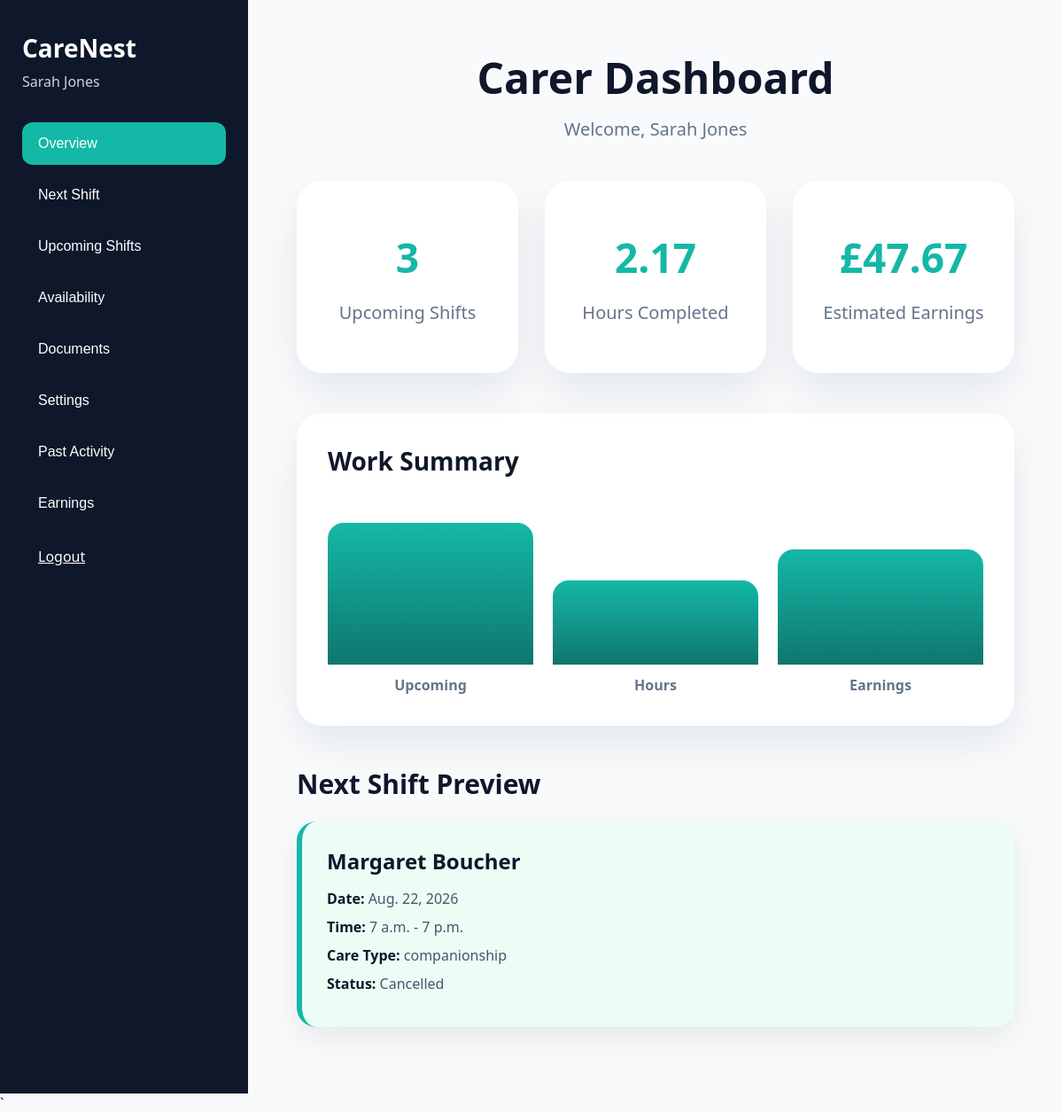
Screenshot of /carer-dashboard/ (signed in) with the database file from the repository.
### carers/models.py (models this page shows, shortened)
class Carer(models.Model):
    user = models.OneToOneField(
        User,
        on_delete=models.CASCADE,
        null=True,
        blank=True,
        related_name='carer_profile'
    )
    GENDER_CHOICES = (
        ('male', 'Male'),
        ('female', 'Female'),
    )
    CARE_TYPES = (
        ('Personal Care', 'Personal Care'),
        ('Dementia Care', 'Dementia Care'),
        ('Companionship', 'Companionship'),
        ('Overnight Care', 'Overnight Care'),
        ('Respite Care', 'Respite Care'),
        ('Learning Disabilities Support', 'Learning Disabilities Support'),
        ('Autism Support', 'Autism Support'),
        ('Live-in Care', 'Live-in Care'),
        ('Mobility Support', 'Mobility Support'),
        ('Domestic Support', 'Domestic Support'),
        ('Shopping & Community Access', 'Shopping & Community Access'),
    )
    care_type = models.CharField(
        max_length=50,
        choices=CARE_TYPES,
        default='Personal Care'
    )
    services_offered = models.JSONField(
        default=list,
        blank=True
    )
    full_name = models.CharField(max_length=100)
    email = models.EmailField(
        blank=True
    )
    photo = models.ImageField(
        upload_to='carers/',
        blank=True,
        null=True
    )
    gender = models.CharField(
        max_length=10,
        choices=GENDER_CHOICES,
        default='female'
    )
    postcode = models.CharField(max_length=20)
    experience_years = models.PositiveIntegerField()
    hourly_rate = models.DecimalField(
        max_digits=8,
        decimal_places=2
    )
    phone_number = models.CharField(
        max_length=20,
        blank=True
    )
    address = models.TextField(
        blank=True
    )
    bio = models.TextField()
    dbs_verified = models.BooleanField(
        default=False
    )

### bookings/models.py (models this page shows, shortened)
class Booking(models.Model):
    CARE_TYPES = (
        ('Personal Care', 'Personal Care'),
        ('Dementia Care', 'Dementia Care'),
        ('Companionship', 'Companionship'),
        ('Overnight Care', 'Overnight Care'),
        ('Respite Care', 'Respite Care'),
        ('Learning Disabilities Support', 'Learning Disabilities Support'),
        ('Autism Support', 'Autism Support'),
        ('Live-in Care', 'Live-in Care'),
        ('Mobility Support', 'Mobility Support'),
        ('Domestic Support', 'Domestic Support'),
        ('Shopping & Community Access', 'Shopping & Community Access'),
    )
    family = models.ForeignKey(
        User,
        on_delete=models.CASCADE,
        null=True,
        blank=True
    )
    client_name = models.CharField(max_length=100)
    client_email = models.EmailField()
    client_phone = models.CharField(
        max_length=20,
        blank=True
    )
    client_address = models.TextField(
        blank=True
    )
    client_postcode = models.CharField(
        max_length=20,
        blank=True
    )
    carer = models.ForeignKey(
        Carer,
        on_delete=models.CASCADE
    )
    care_type = models.CharField(
        max_length=50,
        choices=CARE_TYPES
    )
    booking_date = models.DateField()
    start_time = models.TimeField()
    end_time = models.TimeField()
    STATUS_CHOICES = (
    ('pending', 'Pending'),
    ('confirmed', 'Confirmed'),
    ('completed', 'Completed'),
    ('cancelled', 'Cancelled'),
    )
    status = models.CharField(
    max_length=20,
    choices=STATUS_CHOICES,
    default='pending'
    )
    created_at = models.DateTimeField(
        auto_now_add=True
    )

### carers/views.py (the view, shortened to what this page needs)
# urls.py: path('carer-dashboard/', carer_dashboard, name='carer_dashboard'),
@login_required
def carer_dashboard(request):
    carer = getattr(request.user, 'carer_profile', None)
    if carer is None:
        return render(
            request,
            'carers/not_a_carer.html'
        )
    print("POST RECEIVED")
    availabilities = Availability.objects.filter(
       carer=carer
    ).order_by('date')
    documents = CarerDocument.objects.filter(
        carer=carer
    ).order_by('-uploaded_at')
    document_form = CarerDocumentForm()
    settings_form = CarerSettingsForm(
        instance=carer
    )
    available_dates = []
    unavailable_dates = []
    for availability in availabilities:
        date_string = availability.date.strftime('%Y-%m-%d')
        if availability.status == 'available':
            available_dates.append(date_string)
        else:
            unavailable_dates.append(date_string)
    today = date.today()
    upcoming_bookings = Booking.objects.filter(
        carer=carer,
        booking_date__gte=today
    ).order_by('booking_date', 'start_time')
    past_bookings = Booking.objects.filter(
    carer=carer,
    status='completed'
    ).order_by('-booking_date')
    total_hours = 0
    for booking in past_bookings:
        start_datetime = datetime.combine(
            booking.booking_date,
            booking.start_time
        )
        end_datetime = datetime.combine(
            booking.booking_date,
            booking.end_time
        )
        if end_datetime < start_datetime:
            end_datetime += timedelta(days=1)
    duration = end_datetime - start_datetime
    total_hours += duration.total_seconds() / 3600
    estimated_earnings = total_hours * float(carer.hourly_rate)
    next_booking = upcoming_bookings.first()
    today = date.today()
    month = request.GET.get("month")
    year = request.GET.get("year")
    if month is None:
        month = today.month
    if year is None:
        year = today.year
    month = int(month)
    year = int(year)
    if month > 12:
        month = 1
        year += 1
    if month < 1:
        month = 12
        year -= 1
    cal = calendar.monthcalendar(year, month)
    month_name = calendar.month_name[month]
    return render(
        request,
        'carers/carer_dashboard.html',
        {
            'carer': carer,
            'next_booking': next_booking,
            'upcoming_bookings': upcoming_bookings,
            'past_bookings': past_bookings,
            'total_hours': round(total_hours, 2),
            'estimated_earnings': round(estimated_earnings, 2),
            'calendar': cal,
            'month': month,
            'year': year,
            'month_name': month_name,
            'availabilities': availabilities,
            'calendar': cal,
            'month': month,
            'year': year,
            'month_name': month_name,
            'available_dates': available_dates,
            'unavailable_dates': unavailable_dates,
            'documents': documents,
            'document_form': document_form,
            'today': date.today(),
            'settings_form': settings_form,
        }
   )

### carers/templates/carers/carer_dashboard.html (shortened to what this page needs)
<!DOCTYPE html>
<html>
<head>
</head>
<body>
<div class="dashboard-layout">
    <aside class="sidebar">
        <h2>CareNest</h2>
        <p>{{ carer.full_name }}</p>
        <button class="tab-button active" onclick="showTab('overview', this)">
            Overview
        </button>
        <button class="tab-button" onclick="showTab('next-shift', this)">
            Next Shift
        </button>
        <button class="tab-button" onclick="showTab('upcoming', this)">
            Upcoming Shifts
        </button>
        <button class="tab-button" onclick="showTab('availability', this)">
            Availability
        </button>
        <button class="tab-button" onclick="showTab('documents', this)">
            Documents
        </button>
        <button class="tab-button" onclick="showTab('settings', this)">
            Settings
        </button>
        <button class="tab-button" onclick="showTab('past', this)">
            Past Activity
        </button>
        <button class="tab-button" onclick="showTab('earnings', this)">
            Earnings
        </button>
        <a href="/logout/" class="tab-button">Logout</a>
    </aside>
    <main class="main-content">
        <div class="top-header">
            <h1>Carer Dashboard</h1>
            <p>Welcome, {{ carer.full_name }}</p>
        </div>
        <section id="overview" class="tab-content active">
            <div class="stats-grid">
                <div class="stat-card">
                    <h3>{{ upcoming_bookings|length }}</h3>
                    <p>Upcoming Shifts</p>
                </div>
                <div class="stat-card">
                    <h3>{{ total_hours }}</h3>
                    <p>Hours Completed</p>
                </div>
                <div class="stat-card">
                    <h3>£{{ estimated_earnings }}</h3>
                    <p>Estimated Earnings</p>
                </div>
            </div>
            <div class="dashboard-visual">
                <h2>Work Summary</h2>
                <div class="graph-bars">
                    <div class="bar-box">
                        <div class="bar" style="height: 160px;"></div>
                        <div class="bar-label">Upcoming</div>
                    </div>
                    <div class="bar-box">
                        <div class="bar" style="height: 95px;"></div>
                        <div class="bar-label">Hours</div>
                    </div>
                    <div class="bar-box">
                        <div class="bar" style="height: 130px;"></div>
                        <div class="bar-label">Earnings</div>
                    </div>
                </div>
            </div>
            <h2 class="section-title">Next Shift Preview</h2>
            {% if next_booking %}
                <div class="booking-card next-shift">
                    <h3>{{ next_booking.client_name }}</h3>
                    <div class="booking-detail">
                        <strong>Date:</strong>
                        {{ next_booking.booking_date }}
                    </div>
                    <div class="booking-detail">
                        <strong>Time:</strong>
                        {{ next_booking.start_time }} - {{ next_booking.end_time }}
                    </div>
                    <div class="booking-detail">
                        <strong>Care Type:</strong>
                        {{ next_booking.get_care_type_display }}
                    </div>
                    <div class="booking-detail">
                        <strong>Status:</strong>
                        {{ next_booking.get_status_display }}
                    </div>
                </div>
            {% else %}
                <div class="empty">
                    No upcoming shift yet.
                </div>
            {% endif %}
        </section>
    </main>
</div>
`
</body>
</html>

### carers/templates/carers/carer_dashboard.html (style rules this page uses)
* { margin: 0; padding: 0; box-sizing: border-box; }
body { font-family: "Segoe UI", sans-serif; background: #f8fafc; color: #0f172a; }
.dashboard-layout { min-height: 100vh; display: grid; grid-template-columns: 280px 1fr; }
.sidebar { background: #0f172a; color: white; padding: 35px 25px; }
.sidebar h2 { font-size: 28px; margin-bottom: 8px; }
.sidebar p { color: #cbd5e1; margin-bottom: 35px; }
.tab-button { width: 100%; display: block; background: transparent; color: white; border: none; text-align: left; padding: 15px 18px; margin-bottom: 10px; border-radius: 12px; font-size: 16px; cursor: pointer; }
.tab-button:hover, .tab-button.active { background: #14b8a6; }
.main-content { padding: 55px; }
.top-header { text-align: center; margin-bottom: 45px; }
.top-header h1 { font-size: 48px; margin-bottom: 12px; }
.top-header p { color: #64748b; font-size: 20px; }
.tab-content { display: none; }
.tab-content.active { display: block; }
.stats-grid { display: grid; grid-template-columns: repeat(3, 1fr); gap: 30px; margin-bottom: 45px; }
.stat-card { background: white; padding: 55px 30px; border-radius: 28px; box-shadow: 0 20px 45px rgba(15, 23, 42, 0.08); text-align: center; min-height: 190px; display: flex; flex-direction: column; justify-content: center; }
.stat-card h3 { font-size: 46px; color: #14b8a6; margin-bottom: 18px; font-weight: 800; }
.stat-card p { color: #64748b; font-size: 20px; }
.dashboard-visual { background: white; padding: 35px; border-radius: 28px; box-shadow: 0 20px 45px rgba(15, 23, 42, 0.08); margin-top: 35px; margin-bottom: 45px; }
.dashboard-visual h2 { margin-bottom: 25px; font-size: 28px; }
.graph-bars { display: flex; align-items: end; gap: 22px; height: 220px; padding-top: 20px; }
.bar-box { flex: 1; text-align: center; }
.bar { width: 100%; border-radius: 18px 18px 0 0; background: linear-gradient(180deg, #14b8a6, #0f766e); margin-bottom: 12px; }
.bar-label { color: #64748b; font-weight: 600; }
.section-title { font-size: 30px; margin-bottom: 22px; }
.booking-card { background: white; padding: 28px; border-radius: 22px; box-shadow: 0 12px 35px rgba(0,0,0,0.08); margin-bottom: 20px; }
.booking-card h3 { font-size: 24px; margin-bottom: 15px; }
.booking-detail { margin-bottom: 10px; color: #475569; }
.booking-detail strong { color: #0f172a; }
.next-shift { border-left: 6px solid #14b8a6; background: #ecfdf5; }

### rows the page displays
Carer: full_name "Sarah Jones"
Booking: client_name "Margaret Boucher", booking_date "Aug. 22, 2026", start_time "7 a.m.", end_time "7 p.m.", care_type "companionship", status "Cancelled"

### other values shown
{{ upcoming_bookings|length }} "3"
{{ total_hours }} "2.17"
{{ estimated_earnings }} "47.67"
